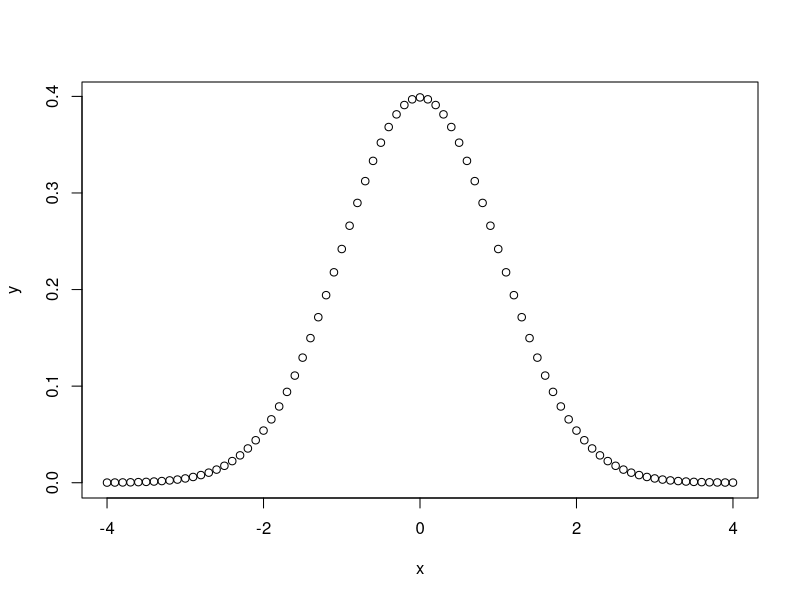
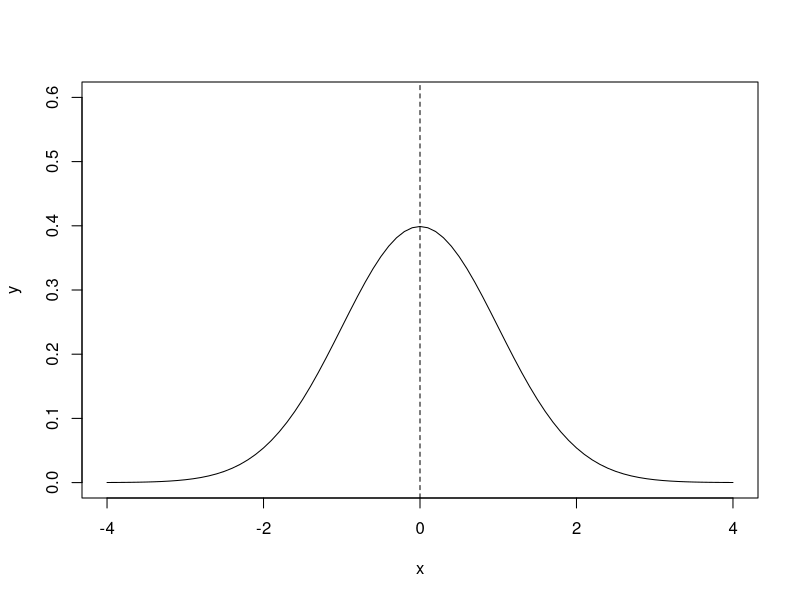
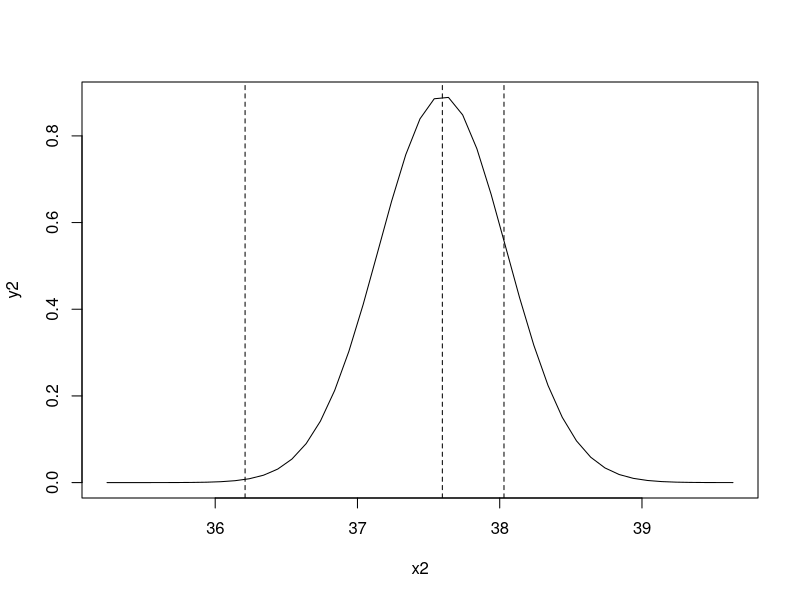

Write the R code that produced these figures, in order.
### Stats with R class sheet 1

## This exercise sheet contains the exercises that you will need to complete
## in your first tutorial session. Write the code below the questions.
## If you need to provide a written answer, comment this out using a hashtag (#).
## Submit your homework via cms BY THE END OF THE FIRST PART OF THE TUTORIAL SESSION
## Only one student of your assignment group needs to submit. Please tell your
## tutor once you have submitted, you can then start working on the homework sheet.
## You need to provide a serious attempt at solving each exercise in order to have
## the assignment graded as complete, please do not leave out subquestions!

## Please write below the names of all students from your assignment group present:
## Name:
## Name:
## Name:


## Many of the things on this exercise sheet have not been discussed in class.
## The answers will therefore not be on the slides. You are expected to find
## the answers using the help function in R, in the textbooks and online. If you
## get stuck on these exercises, you can ask your tutor.
## You cannot use chatGPT or any other AI engine to answer your questions. If we
## catch you using one, we will grade the entire sheet as failed.

###############
### Exercise 1: Getting started
###############
## a) Look at your current working directory.

## b) Get help with this function.

## c) Change your working directory to another directory.

###############
### Exercise 2: Normal distribution plotting
###############
## In this exercise, we will plot normal distributions.

## a) First, use seq() (?seq) to select the x-values to plot the range for
##    (will become the x-axis in the plot).
##    Get R to generate the range from -4 to 4, by 0.1. Assign this to the
##    variable x.
x <- seq(-4, 4, by = 0.1)

## b) Now we need to obtain the y-values of the plot (the density). We do this
##    using the density function for the normal distribution.
##    Use "help(dnorm)" to find out about the standard functions for the normal
##    distribution.
y <- dnorm(x)

## c) Now use plot() to plot the normal distribution for z values of "x".
plot(x, y)
## d) The plot now has a relatively short y-range, and it contains circles
##    instead of a line.
##    Using plot(), specify the y axis to range from 0 to 0.6, and plot a line
##    instead of the circles.
plot(x, y, type = "l", ylim = c(0, 0.6))

## e) We want to have a vertical line to represent the median of our distribution.
##    'abline()' can do this for us. Look up help for abline().
##    Use abline() to create the vertical line. Specify the median of x using
##    the argument 'v'.
##    In order to get a dashed line, set the argument 'lty' to 2.
med <- median(x)
abline(v = med, lty = 2)

## f) Take a look at the beaver2 dataset. (You can see it by typing "beaver2".)
##    Then select only the temperature part and store it in a variable "b2temp".
b2temp <- beaver2$temp

## g) Calculate the mean and standard deviation of this dataset and plot a normal
##    distribution with these parameters.
avg <- mean(b2temp)
std <- sd(b2temp)
x2 <- seq(min(b2temp) - 3 * std, max(b2temp) + 3 * std, by = 0.1)
y2 <- dnorm(x2, mean = avg, sd = std)
plot(x2, y2, type = "l")
abline(v = avg, lty = 2)

## h) We observe two temperatures (38.03 and 36.21). What's the likelihood that
##    these temperatures (or more extreme ones) respectively come
##    from the normal distribution from g)?
abline(v = 38.03, lty = 2)
abline(v = 36.21, lty = 2)
p38 <- pnorm(38.03, mean = avg, sd = std)
p36 <- pnorm(36.21, mean = avg, sd = std)

p_extreme_38 <- 1 - p38
p_extreme_36 <- p36
